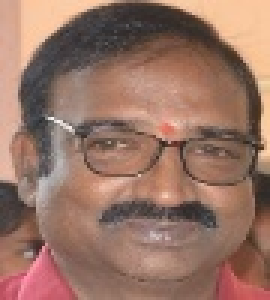
%> input picture TrainDatabase/1.jpg, 90 x 100 px (shown 3 times larger); its folder holds only this picture in this run
$ octave testpca.m   (GNU Octave 9; MATLAB toolbox functions it lacks are replaced by stand-ins)
%> lines starting %> are read from the running program, lines starting %| are printed output that depends on the picture
clc;
load pcadb;
% Loading pcadb.mat file
% pcadb loads the following in the workspace
% image size [M, N]
% mean image [m]
% reduced eigen vectors transformation matrix (Ppca)
% transformed dataset [T]

[filename, pathname] = uigetfile('*.*', 'Select The Input Image');
%> the answer given: 1.jpg
filewithpath = strcat(pathname, filename);
img = imread(filewithpath);
%> img is the input picture: size 100x90x3 uint8; mean R, G, B 151.8, 115.8, 101.2
imgo = img;
img = rgb2gray(img);
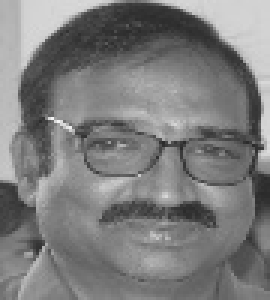
%> img: size 100x90 uint8 (shown 3 times larger); min 42, max 244, mean 124.9

% Debugging information
fprintf('Expected image size: [%d, %d]\n', M, N);
fprintf('Actual image size: [%d, %d]\n', size(img));
%| Actual image size: [100, 90]

% Ensure the number of elements matches
img = double(reshape(img, [1, numel(img)]));

if numel(img) ~= M * N
    error('The number of elements in the image does not match M * N. Check the values of M and N.');
end

% Projecting query image to PCA space
imgpca = (img - m) * Ppca;
%> imgpca = 50 values, max 1780.6 at index 4, min -1501.6 at index 1, mean -13.79
% Initialize difference array
distarray = zeros(size(T, 1), 1); % Initialize difference array

for i = 1:size(T, 1)
    % Finding L1 distance
    distarray(i) = sum(abs(T(i, :) - imgpca));
end
%> after the loop, distarray = 28 values, max 28220.6 at index 10, min 2.9e-11 at index 1, mean 22649.7

% Getting best match
[result, indx] = min(distarray);
%> result = 2.9e-11; indx = 1
% Getting best matched image
resultimg = imread(sprintf('%d.jpg', indx));

subplot(121)
imshow(imgo);
title('Query Face');
subplot(122)
imshow(resultimg);
title('Recognized Face');

% Display Project Name and Author
projectName = 'Face Recognition across non-uniform motion Blur, illumination and pose';
doneby = 'Kevat Vyanjan Kumar';
collegeName = 'Vaagdevi Institute of Technology and Science';
batch = 'Batch: B-6';

% Add text annotation for project name at the top center
annotation('textbox', [0.5, 0.95, 0, 0], 'string', projectName, 'FitBoxToText', 'on', 'LineStyle', 'none', 'HorizontalAlignment', 'center', 'FontSize', 12, 'FontWeight', 'bold');

% Add text annotation for batch above author's name
annotation('textbox', [0.85, 0.13, 0, 0], 'string', batch, 'FitBoxToText', 'on', 'LineStyle', 'none', 'HorizontalAlignment', 'right', 'FontSize', 10, 'FontWeight', 'bold');

% Add text annotation for author's name below batch
annotation('textbox', [0.95, 0.09, 0, 0], 'string', ['Done by: ', doneby], 'FitBoxToText', 'on', 'LineStyle', 'none', 'HorizontalAlignment', 'right', 'FontSize', 10);

% Add text annotation for college name below author's name, shifted up
annotation('textbox', [0.95, 0.05, 0, 0], 'string', ['College Name: ',collegeName], 'FitBoxToText', 'on', 'LineStyle', 'none', 'HorizontalAlignment', 'right', 'FontSize', 10);
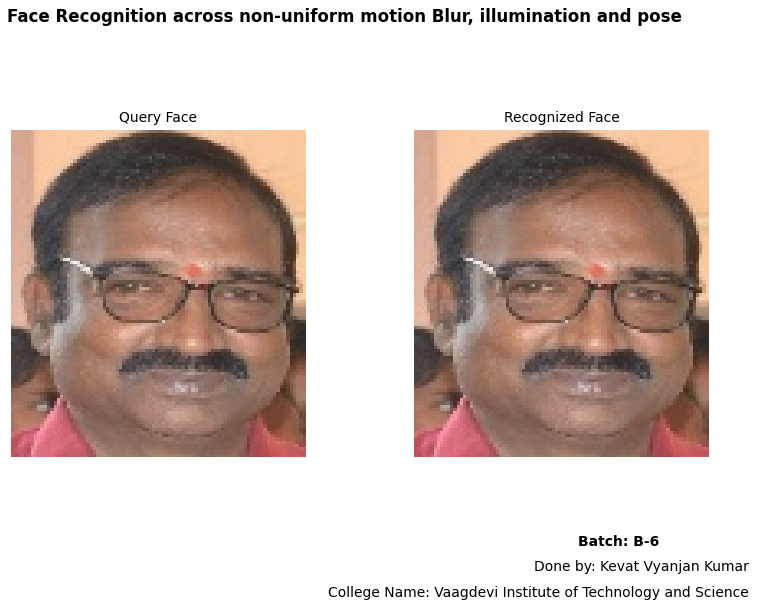
%> figure redrawn from the program's plot data, 3 panels

disp(['Project Name: ', projectName]);
disp(['Done by: ', doneby]);
disp(['College Name: ', collegeName]);
disp(['Batch: ', batch]);
